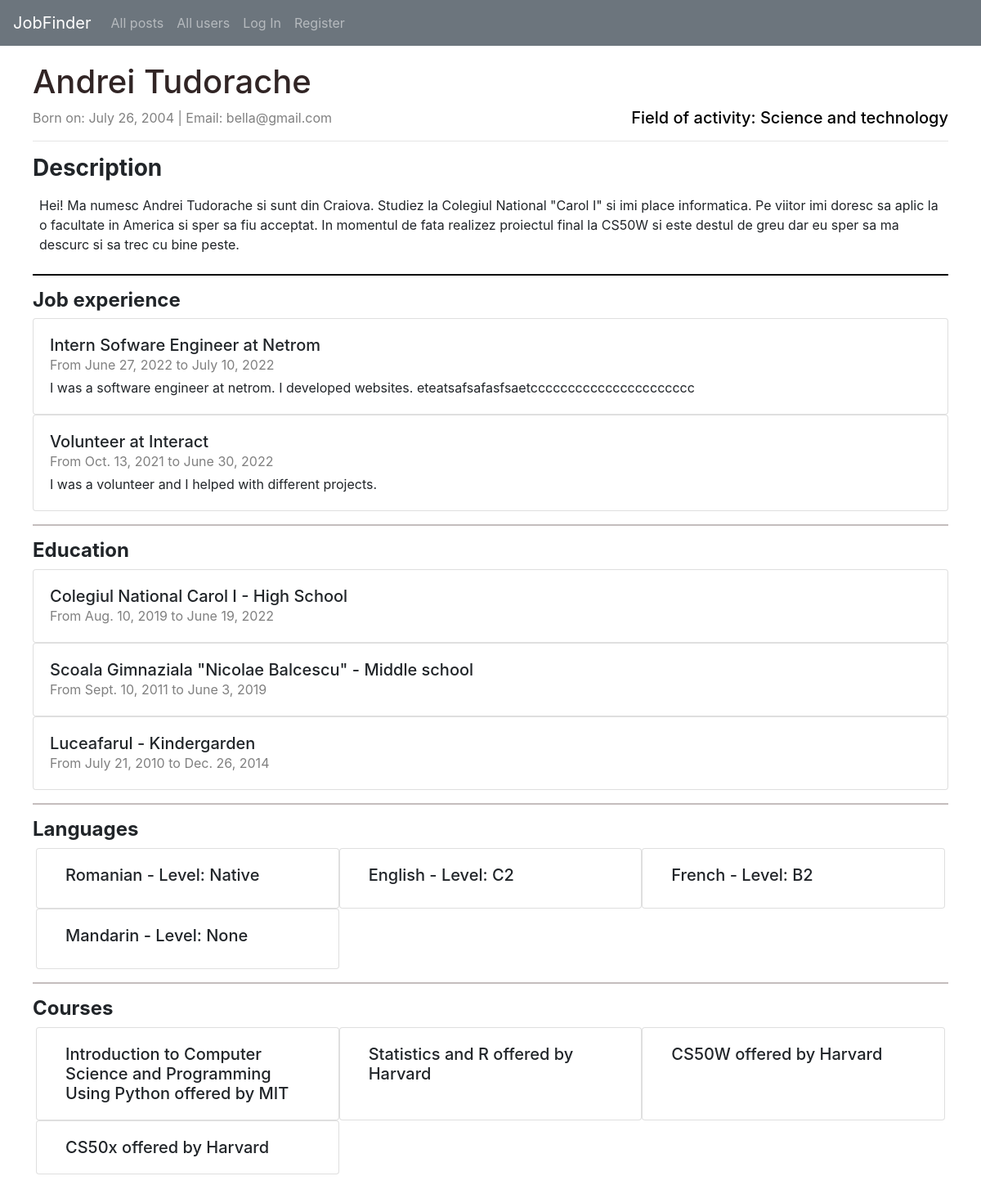
/profile/Bella, run on the app's committed database.
### JobFinderApp/models.py (models this page shows)
class User(AbstractUser):
    description = models.CharField(max_length=500, blank=True, null=True)
    birth_date = models.DateField(blank=True, null=True)
    field = models.CharField(max_length=500, blank=True, null=True)
    is_company = models.BooleanField(default=False)
    location = models.CharField(max_length=100, blank=True, null=True)
    link_to_location = models.CharField(max_length=200, blank=True, null=True)
    class Meta:
        ordering = ['-id']

class Job_experiences(models.Model):
    user = models.ForeignKey(User, on_delete=models.CASCADE, related_name="jobs")
    company_name = models.CharField(max_length=50)
    position = models.CharField(max_length=50)
    description = models.CharField(max_length=200)
    start_date = models.DateField(blank=True, null=True)
    end_date = models.DateField(blank=True, null=True)

class Education(models.Model):
    user = models.ForeignKey(User, on_delete=models.CASCADE, related_name="education")
    institution = models.CharField(max_length=50)
    level = models.CharField(max_length=50)
    start_date = models.DateField(blank=True, null=True)
    end_date = models.DateField(blank=True, null=True)

class Languages(models.Model):
    user = models.ForeignKey(User, on_delete=models.CASCADE, related_name="languages")
    language = models.CharField(max_length=50)
    level = models.CharField(max_length=50)

class Courses(models.Model):
    user = models.ForeignKey(User, on_delete=models.CASCADE, related_name="courses")
    name = models.CharField(max_length=50)
    institution = models.CharField(max_length=50)

### JobFinderApp/views.py (the view)
# urls.py: path("profile/<username>", views.profile, name="profile"),
def profile(request, username):
    return render(request, "JobFinderApp/profile.html", {
        "person": User.objects.get(username = username)
    })

### JobFinderApp/templates/JobFinderApp/profile.html (shortened to what this page needs)
{% extends "JobFinderApp/layout.html" %}
{% block body %}
    {% if not person.is_company %}
        <div class="container-fluid" style="padding: 20px 40px;">
            <h1 style="color:rgb(49, 37, 37);">{{ person.first_name }} {{ person.last_name }}</h1>
            <div style="color: grey">
                Born on: {{ person.birth_date }} | Email: {{ person.email }}
                {% if person.field %}
                    <h5 style="color: black; float: right;">Field of activity: {{ person.field }}</h5>
                {% endif %}
            </div>
            <hr>
            {% if person.description %}
                <div class="mt-3">
                    <h3><strong>Description</strong></h3>
                    <div class="p-2">
                        {{ person.description }}
                    </div>
                </div>
                <hr style="border-color: black; border-width: 2px;">
            {% endif %}
            <h4><strong>Job experience</strong></h4>
            {% for job in person.jobs.all %}
                <div class="card post">
                    <div class="card-body pb-1">
                        <h5 class="card-title mb-0">{{ job.position }} at {{ job.company_name }}</h5>
                        <span style="color: grey;">From {{ job.start_date }} to {{ job.end_date }}</span>
                        <p class="mt-1">{{ job.description }}</p>
                    </div>
                </div>
            {% empty %}
                <div style="padding-left: 1%;">
                    Looks like this user hasn't added any past jobs yet!
                </div>
            {% endfor %}
            <hr style="border-color: rgb(196, 189, 189); border-width: 2px;">
            <h4><strong>Education</strong></h4>
            {% for education in person.education.all %}
                <div class="card post">
                    <div class="card-body">
                        <h5 class="card-title mb-0">{{ education.institution }} - {{ education.level }}</h5>
                        <span style="color: grey;">From {{ education.start_date }} to {{ education.end_date }}</span>
                    </div>
                </div>
            {% empty %}
                <div style="padding-left: 1%;">
                    Looks like this user hasn't added any past education yet!
                </div>
            {% endfor %}
            <hr style="border-color: rgb(196, 189, 189); border-width: 2px;">
            <h4><strong>Languages</strong></h4>
            <div class="row m-1">
                {% for language in person.languages.all %}
                    <div class="col-4 card post" style="display: inline-block;">
                        <div class="card-body">
                            <h5 class="card-title mb-2">{{ language.language }} - Level: {{ language.level }}</h5>
                        </div>
                    </div>
                {% empty %}
                    <div style="padding-left: 1%;">
                        Looks like this user hasn't added any known languages yet!
                    </div>
                {% endfor %}
            </div>
            <hr style="border-color: rgb(196, 189, 189); border-width: 2px;">
            <h4><strong>Courses</strong></h4>
            <div class="row m-1">
            {% for course in person.courses.all %}
                <div class="col-4 card post" style="display: inline-block;">
                    <div class="card-body">
                        <h5 class="card-title mb-0">{{ course.name }} offered by {{ course.institution }}</h5>
                    </div>
                </div>
            {% empty %}
                <div style="padding-left: 1%;">
                    Looks like this user hasn't added any courses yet!
                </div>
            {% endfor %}
        </div>
    {% endif %}
{% endblock %}

### JobFinderApp/static/JobFinderApp/styles.css (style rules this page uses)
html, body { margin:0px; height:100%; }

### data on the page
User: first_name "Andrei", last_name "Tudorache", birth_date "July 26, 2004", email "bella@gmail.com", field "Science and technology", description "Hei! Ma numesc Andrei Tudorache si sunt din Craiova. Studiez la Colegiul National \"Carol I\" si imi place informatica. Pe viitor imi doresc sa aplic la o facultate in America si sper sa fiu acceptat. In momentul de fata realizez proiectul final la CS50W si este destul de greu dar eu sper sa ma descurc si sa trec cu bine peste."
Job_experiences: position "Intern Sofware Engineer", company_name "Netrom", start_date "June 27, 2022", end_date "July 10, 2022", description "I was a software engineer at netrom. I developed websites. eteatsafsafasfsaetcccccccccccccccccccccc"
Job_experiences: position "Volunteer", company_name "Interact", start_date "Oct. 13, 2021", end_date "June 30, 2022", description "I was a volunteer and I helped with different projects."
Education: institution "Colegiul National Carol I", level "High School", start_date "Aug. 10, 2019", end_date "June 19, 2022"
Education: institution "Scoala Gimnaziala \"Nicolae Balcescu\"", level "Middle school", start_date "Sept. 10, 2011", end_date "June 3, 2019"
Education: institution "Luceafarul", level "Kindergarden", start_date "July 21, 2010", end_date "Dec. 26, 2014"
Languages: language "Romanian", level "Native"
Languages: language "English", level "C2"
Languages: language "French", level "B2"
Languages: language "Mandarin", level "None"
Courses: name "Introduction to Computer Science and Programming Using Python", institution "MIT"
Courses: name "Statistics and R", institution "Harvard"
Courses: name "CS50W", institution "Harvard"
Courses: name "CS50x", institution "Harvard"
